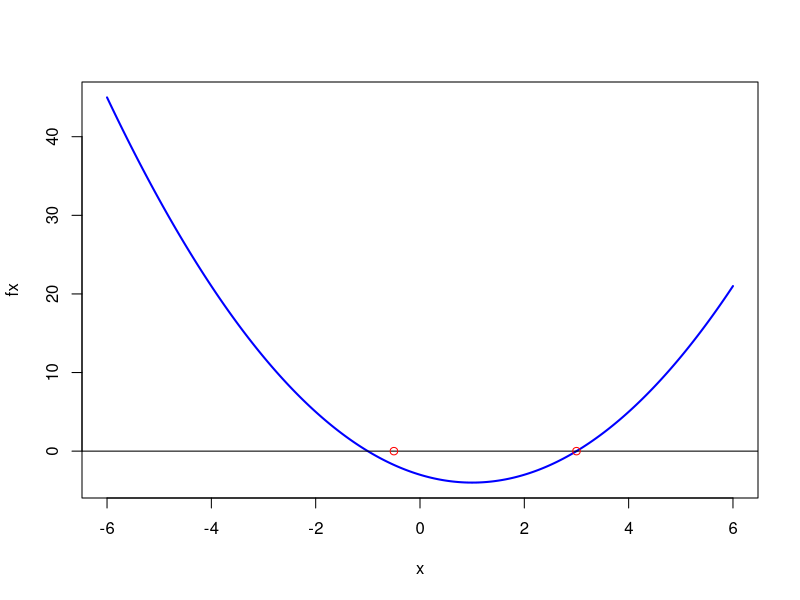
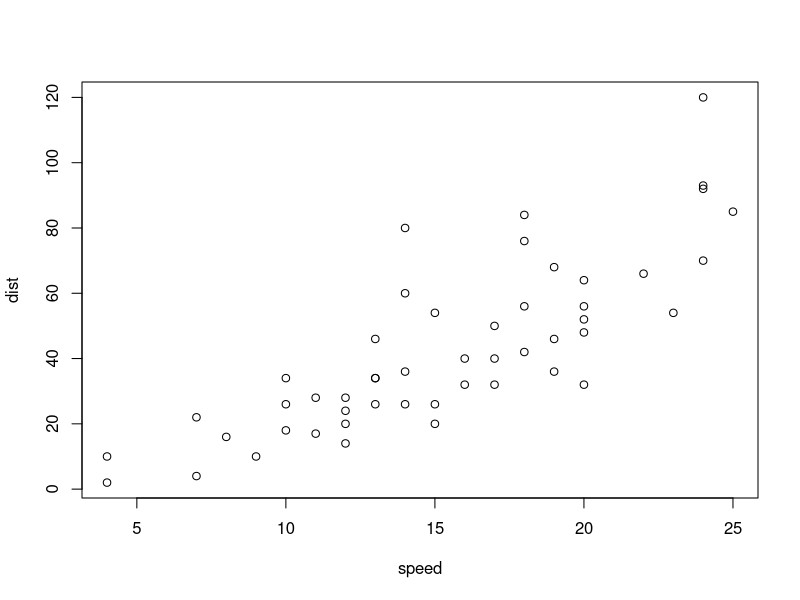

R code for these plots, in order:
## ---- chunk 1
# Example idea (you can change it):
png("../ing/cars.png", width = 800, height = 500) #open png device 
plot(cars)
dev.off() # close the device
## ---- chunk 2
    a <- 2
    b <- -5
    c <- -3
    x <- 0

    disc <- b^2 - 4*a*c
    if (disc <0) {
      cat("The descriminet is negitive there for not roots")
      } else {
        x1<-1/(2*a)*(-b+sqrt(disc))
        x2<-1/(2*a)*(-b-sqrt(disc))
        cat("The roots are x1=" ,x1,"x2 =",x2) }

## ---- chunk 3
a <- 1
b <- -2
c <- -3

x <- seq(-6, 6, length.out = 400)
fx <- a*x^2 + b*x + c
    
plot(x,fx,type="l",col = "blue",lwd =2)
abline(h=0)
points(c(x1,x2),c(0,0),col="red")
